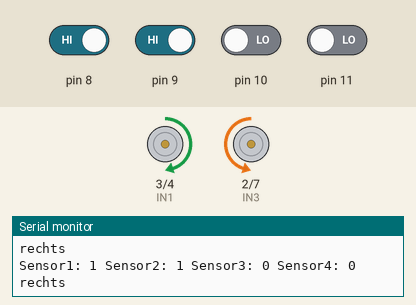
Recording of a sketch running on a simulated Arduino Uno, built with avr-gcc and run on an emulated ATmega328P. Parts: motor-driver pin pairs drawn as motors (green arrow = first pin HIGH = forward, orange = second pin HIGH = backward, longer = more drive, scaled by the enable pin), the last lines printed to the serial monitor. Inputs (shaded band) come from the test bench; at power-on: pin 8, pin 9 HIGH, pin 10, pin 11 LOW.

Above: at 6.8 s.
6.9 s: pin 8 driven LOW and pin 9 driven LOW
At 10.0 s:
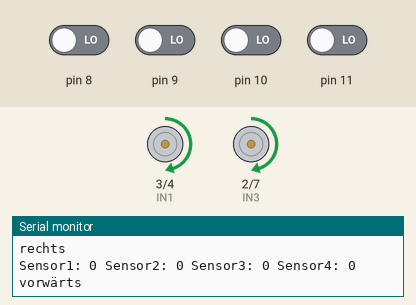
10.8 s: pin 10 driven HIGH
At 12.3 s:
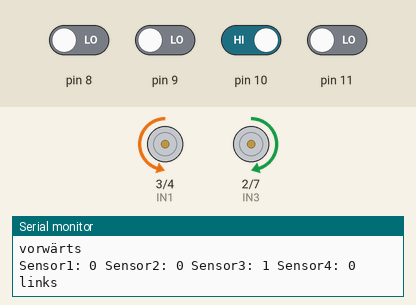
14.7 s: pin 10 driven LOW
At 15.8 s:
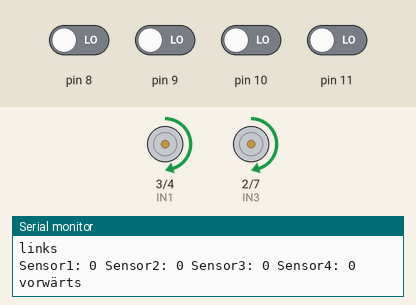
18.6 s: pin 8 driven HIGH
At 21.6 s:
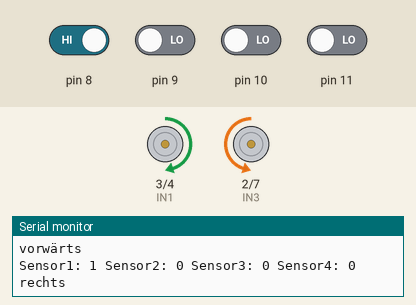
Timing chart, 0 to 23.1 s (numbered marks = the images above; inputs shaded):
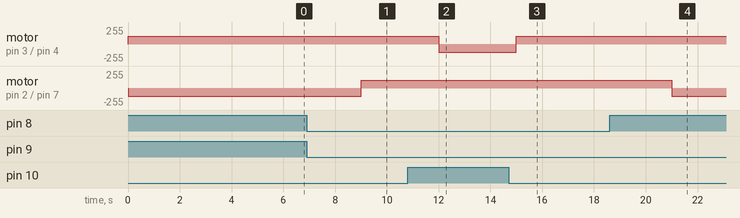

The sketch:

4_Tracking-Sensor.ino
```cpp
// Definition der Pins für die Motorsteuerung
#define ENA 5
#define ENB 6
#define IN1 3
#define IN2 4
#define IN3 2
#define IN4 7

// Definition der Sensor-Pins
int Sensor1;
int Sensor2;
int Sensor3;
int Sensor4;

void setup() {
  // Motorsteuerungspins als Ausgang konfigurieren
  pinMode(ENA, OUTPUT);
  pinMode(IN1, OUTPUT);
  pinMode(IN2, OUTPUT);

  pinMode(ENB, OUTPUT);
  pinMode(IN3, OUTPUT);
  pinMode(IN4, OUTPUT);

  // Sensor-Pins als Eingang konfigurieren
  pinMode(8, INPUT);
  pinMode(9, INPUT);
  pinMode(10, INPUT);
  pinMode(11, INPUT);

  // Serielle Kommunikation initialisieren
  Serial.begin(9600);
}

void loop() {
  // Sensorwerte einlesen
  Sensor1 = digitalRead(8);
  Sensor2 = digitalRead(9);
  Sensor3 = digitalRead(10);
  Sensor4 = digitalRead(11);

   // Ausgabe der Sensorwerte zur Überprüfung
  Serial.print("Sensor1: ");
  Serial.print(Sensor1);
  Serial.print(" Sensor2: ");
  Serial.print(Sensor2);
  Serial.print(" Sensor3: ");
  Serial.print(Sensor3);
  Serial.print(" Sensor4: ");
  Serial.println(Sensor4);

  // Wenn Sensor 3 oder 4 HIGH und Sensor 1 oder 2 LOW sind, nach links fahren
  if ((Sensor4 == HIGH || Sensor3 == HIGH) && (Sensor2 == LOW || Sensor1 == LOW)) {
    analogWrite(ENA, 120);
    analogWrite(ENB, 120);
    digitalWrite(IN1, LOW);
    digitalWrite(IN2, HIGH);
    digitalWrite(IN3, HIGH);
    digitalWrite(IN4, LOW);
    Serial.println("links");
    delay(2000); // Pause für 2 Sekunden, um die Bewegung zu beobachten
  }
  // Wenn Sensor 1 oder 2 HIGH und Sensor 3 oder 4 LOW sind, nach rechts fahren
  else if ((Sensor4 == LOW || Sensor3 == LOW) && (Sensor2 == HIGH || Sensor1 == HIGH)) {
    analogWrite(ENA, 120);
    analogWrite(ENB, 120);
    digitalWrite(IN1, HIGH);
    digitalWrite(IN2, LOW);
    digitalWrite(IN3, LOW);
    digitalWrite(IN4, HIGH);
    Serial.println("rechts");
    delay(2000); // Pause für 2 Sekunden, um die Bewegung zu beobachten
  }
  // Wenn alle Sensoren LOW sind, vorwärts fahren
  else if (Sensor4 == LOW && Sensor3 == LOW && Sensor2 == LOW && Sensor1 == LOW) {
    analogWrite(ENA, 120);
    analogWrite(ENB, 120);
    digitalWrite(IN1, HIGH);
    digitalWrite(IN2, LOW);
    digitalWrite(IN3, HIGH);
    digitalWrite(IN4, LOW);
    Serial.println("vorwärts");
    delay(2000); // Pause für 2 Sekunden, um die Bewegung zu beobachten
  }
  // Wenn Sensor 2 oder 3 HIGH und Sensor 1 und 4 LOW sind, vorwärts fahren
  else if ((Sensor3 == HIGH || Sensor2 == HIGH) && Sensor4 == LOW && Sensor1 == LOW) {
    analogWrite(ENA, 120);
    analogWrite(ENB, 120);
    digitalWrite(IN1, HIGH);
    digitalWrite(IN2, LOW);
    digitalWrite(IN3, HIGH);
    digitalWrite(IN4, LOW);
    Serial.println("vorwärts");
    delay(2000); // Pause für 2 Sekunden, um die Bewegung zu beobachten
  }
  // In allen anderen Fällen anhalten
  else {
    analogWrite(ENA, 0);
    analogWrite(ENB, 0);
    digitalWrite(IN1, LOW);
    digitalWrite(IN2, LOW);
    digitalWrite(IN3, LOW);
    digitalWrite(IN4, LOW);
    delay(2000); // Pause für 2 Sekunden, um die Bewegung zu beobachten
  }
  // Kurze Pause für Stabilität
  delay(1000);
}
```

Measured:
- after the input at 6.9 s, motor on pin 2 (IN3) / pin 7 (IN4): backward 120/255 → forward 120/255 after 2.1 s
- after the input at 10.8 s, motor on pin 3 (IN1) / pin 4 (IN2): forward 120/255 → backward 120/255 after 1.2 s
- after the input at 14.7 s, motor on pin 3 (IN1) / pin 4 (IN2): backward 120/255 → forward 120/255 after 0.30 s
- after the input at 18.6 s, motor on pin 2 (IN3) / pin 7 (IN4): forward 120/255 → backward 120/255 after 2.4 s
